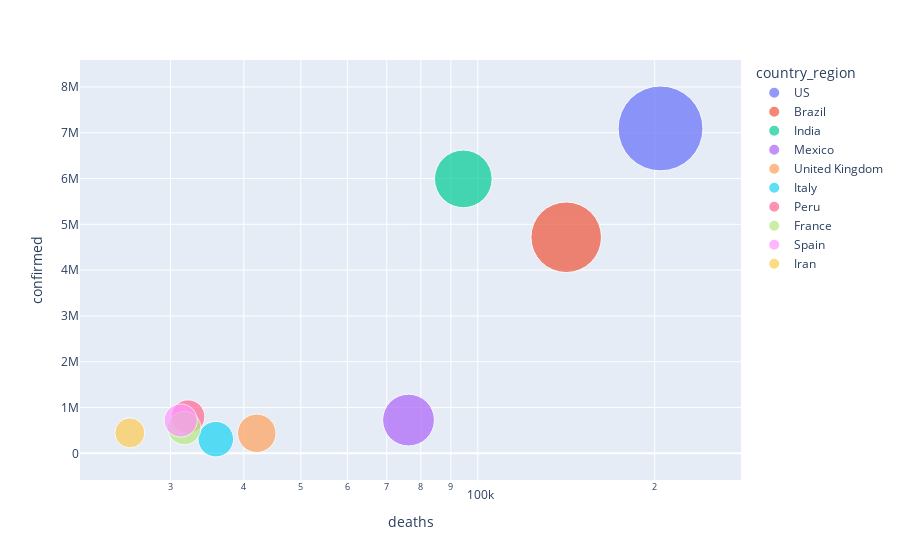

The code cell stored with this chart in its notebook:
### Code cell
#Dead Cases
top_10_death = country_df.sort_values(by="deaths", ascending=False).head(10)
fig = px.scatter(top_10_death, 
                 x="deaths", y="confirmed",size="deaths", color="country_region",
                 hover_name="country_region", log_x=True, size_max=60)
fig.show()

### Figure 1 — Plotly figure (JSON) as saved in the notebook; plotly's stock layout.template omitted (floating-point values rounded to 4 significant figures)
{"data": [{"hovertemplate": "<b>%{hovertext}</b><br><br>country_region=US<br>deaths=%{marker.size}<br>confirmed=%{y}<extra></extra>", "hovertext": ["US"], "legendgroup": "US", "marker": {"color": "#636efa", "size": [204607], "sizemode": "area", "sizeref": 56.84, "symbol": "circle"}, "mode": "markers", "name": "US", "orientation": "v", "showlegend": true, "type": "scatter", "x": [204607], "xaxis": "x", "y": [7094145], "yaxis": "y"}, {"hovertemplate": "<b>%{hovertext}</b><br><br>country_region=Brazil<br>deaths=%{marker.size}<br>confirmed=%{y}<extra></extra>", "hovertext": ["Brazil"], "legendgroup": "Brazil", "marker": {"color": "#EF553B", "size": [141406], "sizemode": "area", "sizeref": 56.84, "symbol": "circle"}, "mode": "markers", "name": "Brazil", "orientation": "v", "showlegend": true, "type": "scatter", "x": [141406], "xaxis": "x", "y": [4717991], "yaxis": "y"}, {"hovertemplate": "<b>%{hovertext}</b><br><br>country_region=India<br>deaths=%{marker.size}<br>confirmed=%{y}<extra></extra>", "hovertext": ["India"], "legendgroup": "India", "marker": {"color": "#00cc96", "size": [94503], "sizemode": "area", "sizeref": 56.84, "symbol": "circle"}, "mode": "markers", "name": "India", "orientation": "v", "showlegend": true, "type": "scatter", "x": [94503], "xaxis": "x", "y": [5992532], "yaxis": "y"}, {"hovertemplate": "<b>%{hovertext}</b><br><br>country_region=Mexico<br>deaths=%{marker.size}<br>confirmed=%{y}<extra></extra>", "hovertext": ["Mexico"], "legendgroup": "Mexico", "marker": {"color": "#ab63fa", "size": [76243], "sizemode": "area", "sizeref": 56.84, "symbol": "circle"}, "mode": "markers", "name": "Mexico", "orientation": "v", "showlegend": true, "type": "scatter", "x": [76243], "xaxis": "x", "y": [726431], "yaxis": "y"}, {"hovertemplate": "<b>%{hovertext}</b><br><br>country_region=United Kingdom<br>deaths=%{marker.size}<br>confirmed=%{y}<extra></extra>", "hovertext": ["United Kingdom"], "legendgroup": "United Kingdom", "marker": {"color": "#FFA15A", "size": [42077], "sizemode": "area", "sizeref": 56.84, "symbol": "circle"}, "mode": "markers", "name": "United Kingdom", "orientation": "v", "showlegend": true, "type": "scatter", "x": [42077], "xaxis": "x", "y": [437516], "yaxis": "y"}, {"hovertemplate": "<b>%{hovertext}</b><br><br>country_region=Italy<br>deaths=%{marker.size}<br>confirmed=%{y}<extra></extra>", "hovertext": ["Italy"], "legendgroup": "Italy", "marker": {"color": "#19d3f3", "size": [35835], "sizemode": "area", "sizeref": 56.84, "symbol": "circle"}, "mode": "markers", "name": "Italy", "orientation": "v", "showlegend": true, "type": "scatter", "x": [35835], "xaxis": "x", "y": [309870], "yaxis": "y"}, {"hovertemplate": "<b>%{hovertext}</b><br><br>country_region=Peru<br>deaths=%{marker.size}<br>confirmed=%{y}<extra></extra>", "hovertext": ["Peru"], "legendgroup": "Peru", "marker": {"color": "#FF6692", "size": [32142], "sizemode": "area", "sizeref": 56.84, "symbol": "circle"}, "mode": "markers", "name": "Peru", "orientation": "v", "showlegend": true, "type": "scatter", "x": [32142], "xaxis": "x", "y": [800142], "yaxis": "y"}, {"hovertemplate": "<b>%{hovertext}</b><br><br>country_region=France<br>deaths=%{marker.size}<br>confirmed=%{y}<extra></extra>", "hovertext": ["France"], "legendgroup": "France", "marker": {"color": "#B6E880", "size": [31675], "sizemode": "area", "sizeref": 56.84, "symbol": "circle"}, "mode": "markers", "name": "France", "orientation": "v", "showlegend": true, "type": "scatter", "x": [31675], "xaxis": "x", "y": [552473], "yaxis": "y"}, {"hovertemplate": "<b>%{hovertext}</b><br><br>country_region=Spain<br>deaths=%{marker.size}<br>confirmed=%{y}<extra></extra>", "hovertext": ["Spain"], "legendgroup": "Spain", "marker": {"color": "#FF97FF", "size": [31232], "sizemode": "area", "sizeref": 56.84, "symbol": "circle"}, "mode": "markers", "name": "Spain", "orientation": "v", "showlegend": true, "type": "scatter", "x": [31232], "xaxis": "x", "y": [716481], "yaxis": "y"}, {"hovertemplate": "<b>%{hovertext}</b><br><br>country_region=Iran<br>deaths=%{marker.size}<br>confirmed=%{y}<extra></extra>", "hovertext": ["Iran"], "legendgroup": "Iran", "marker": {"color": "#FECB52", "size": [25589], "sizemode": "area", "sizeref": 56.84, "symbol": "circle"}, "mode": "markers", "name": "Iran", "orientation": "v", "showlegend": true, "type": "scatter", "x": [25589], "xaxis": "x", "y": [446448], "yaxis": "y"}], "layout": {"legend": {"itemsizing": "constant", "title": {"text": "country_region"}, "tracegroupgap": 0}, "margin": {"t": 60}, "xaxis": {"anchor": "y", "domain": [0, 1], "title": {"text": "deaths"}, "type": "log"}, "yaxis": {"anchor": "x", "domain": [0, 1], "title": {"text": "confirmed"}}}}
